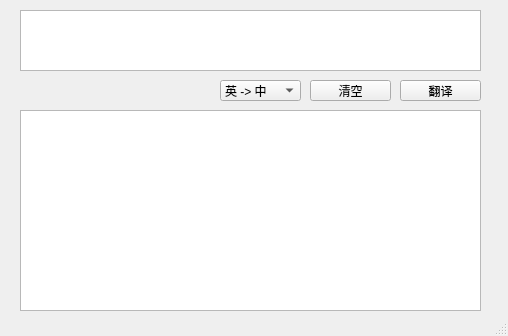
<?xml version="1.0" encoding="UTF-8"?>
<ui version="4.0">
 <class>MainWindow</class>
 <widget class="QMainWindow" name="MainWindow">
  <property name="geometry">
   <rect>
    <x>0</x>
    <y>0</y>
    <width>508</width>
    <height>336</height>
   </rect>
  </property>
  <property name="windowTitle">
   <string>MainWindow</string>
  </property>
  <widget class="QWidget" name="centralWidget">
   <widget class="QTextEdit" name="textInput">
    <property name="geometry">
     <rect>
      <x>20</x>
      <y>10</y>
      <width>461</width>
      <height>61</height>
     </rect>
    </property>
    <property name="html">
     <string>&lt;!DOCTYPE HTML PUBLIC &quot;-//W3C//DTD HTML 4.0//EN&quot; &quot;http://www.w3.org/TR/REC-html40/strict.dtd&quot;&gt;
&lt;html&gt;&lt;head&gt;&lt;meta name=&quot;qrichtext&quot; content=&quot;1&quot; /&gt;&lt;style type=&quot;text/css&quot;&gt;
p, li { white-space: pre-wrap; }
&lt;/style&gt;&lt;/head&gt;&lt;body style=&quot; font-family:'SimSun'; font-size:9pt; font-weight:400; font-style:normal;&quot;&gt;
&lt;p style=&quot;-qt-paragraph-type:empty; margin-top:0px; margin-bottom:0px; margin-left:0px; margin-right:0px; -qt-block-indent:0; text-indent:0px;&quot;&gt;&lt;br /&gt;&lt;/p&gt;&lt;/body&gt;&lt;/html&gt;</string>
    </property>
   </widget>
   <widget class="QTextEdit" name="textOutput">
    <property name="geometry">
     <rect>
      <x>20</x>
      <y>110</y>
      <width>461</width>
      <height>201</height>
     </rect>
    </property>
    <property name="html">
     <string>&lt;!DOCTYPE HTML PUBLIC &quot;-//W3C//DTD HTML 4.0//EN&quot; &quot;http://www.w3.org/TR/REC-html40/strict.dtd&quot;&gt;
&lt;html&gt;&lt;head&gt;&lt;meta name=&quot;qrichtext&quot; content=&quot;1&quot; /&gt;&lt;style type=&quot;text/css&quot;&gt;
p, li { white-space: pre-wrap; }
&lt;/style&gt;&lt;/head&gt;&lt;body style=&quot; font-family:'SimSun'; font-size:9pt; font-weight:400; font-style:normal;&quot;&gt;
&lt;p style=&quot;-qt-paragraph-type:empty; margin-top:0px; margin-bottom:0px; margin-left:0px; margin-right:0px; -qt-block-indent:0; text-indent:0px;&quot;&gt;&lt;br /&gt;&lt;/p&gt;&lt;/body&gt;&lt;/html&gt;</string>
    </property>
   </widget>
   <widget class="QPushButton" name="ButtonTranslate">
    <property name="geometry">
     <rect>
      <x>400</x>
      <y>80</y>
      <width>81</width>
      <height>21</height>
     </rect>
    </property>
    <property name="cursor">
     <cursorShape>ArrowCursor</cursorShape>
    </property>
    <property name="text">
     <string>翻译</string>
    </property>
    <property name="icon">
     <iconset resource="ico.qrc">
      <normaloff>:/root/translate.ico</normaloff>:/root/translate.ico</iconset>
    </property>
   </widget>
   <widget class="QComboBox" name="comboBox">
    <property name="geometry">
     <rect>
      <x>220</x>
      <y>80</y>
      <width>81</width>
      <height>21</height>
     </rect>
    </property>
    <item>
     <property name="text">
      <string>英 -&gt; 中</string>
     </property>
    </item>
    <item>
     <property name="text">
      <string>中 -&gt; 英</string>
     </property>
    </item>
   </widget>
   <widget class="QPushButton" name="buttonEmpty">
    <property name="geometry">
     <rect>
      <x>310</x>
      <y>80</y>
      <width>81</width>
      <height>21</height>
     </rect>
    </property>
    <property name="cursor">
     <cursorShape>ArrowCursor</cursorShape>
    </property>
    <property name="text">
     <string>清空</string>
    </property>
   </widget>
  </widget>
  <widget class="QStatusBar" name="statusBar"/>
  <action name="actiontranslate">
   <property name="text">
    <string>translate</string>
   </property>
  </action>
  <action name="actionexit">
   <property name="text">
    <string>exit</string>
   </property>
  </action>
 </widget>
 <layoutdefault spacing="6" margin="11"/>
 <resources>
  <include location="ico.qrc"/>
 </resources>
 <connections/>
</ui>
